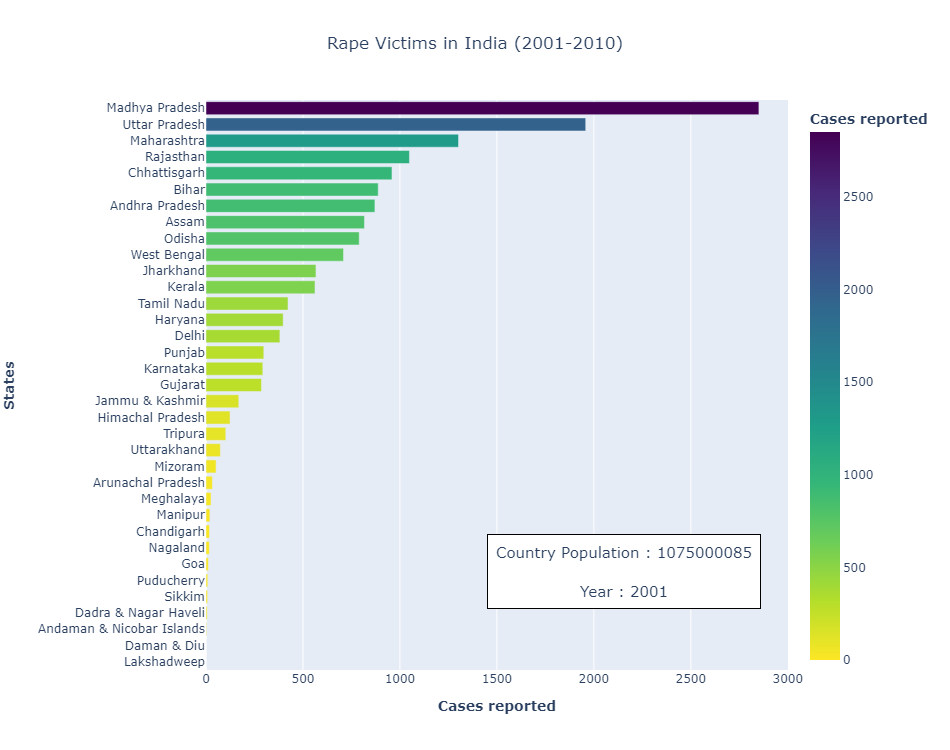

Here is the Python script that generated this plot:
# Importing the libraries
import pandas as pd
import numpy as np
import matplotlib.pyplot as plt
import plotly.express as px
import streamlit as st
from streamlit import config

# Importing the datasets
#@st.cache
rape_victim = pd.read_csv('./Datasets/Victims_of_rape.csv')
country_pop = pd.read_csv('./Datasets/IndiaPopulation_2021.csv')
literacy = pd.read_csv('./Datasets/Literacy.csv')
state_pop = pd.read_csv('./Datasets/State Population.csv')

# CLeaning the datasets
rape_victim = rape_victim[['Area_Name','Year','Subgroup','Rape_Cases_Reported']]
rape_victim.rename({'Area_Name':'State'},axis=1,inplace=True)
rape_victim = rape_victim[rape_victim['Subgroup'] == 'Total Rape Victims'].reset_index().drop(['Subgroup','index'],axis=1)

country_pop = country_pop[(country_pop['Year']>=2001) & (country_pop['Year']<=2010)].sort_values('Year').set_index('Year').drop('GrowthRate',axis=1)

literacy = literacy[['Country/ States/ Union Territories Name','Literacy Rate (Persons) - Total - 2001']]
literacy.rename(columns=({'Country/ States/ Union Territories Name':'State',
                          'Literacy Rate (Persons) - Total - 2001':'Literacy Rate'}),inplace=True)
literacy.State.replace({'A & N Islands':'Andaman & Nicobar Islands',
                       'D & N Haveli':'Dadra & Nagar Haveli',
                       'NCT of Delhi':'Delhi'},inplace=True)
literacy = literacy.drop(0).sort_values('State').reset_index().drop('index',axis=1)

state_pop.columns = state_pop.columns.str.strip()
state_pop = state_pop[['State','Population']]
state_pop.State.replace({'Andaman & Nicobar Islands*':'Andaman & Nicobar Islands',
                         'Chhatisgarh':'Chhattisgarh',
                        'Jammu and Kashmir':'Jammu & Kashmir',
                        'Orissa':'Odisha',
                        'Pondicherry':'Puducherry',
                        'Uttaranchal':'Uttarakhand'},inplace=True)
state_pop = state_pop.drop(35).sort_values('State').reset_index().drop('index',axis=1)

# Merging the datasets
state_pop_and_literacy = pd.merge(state_pop,literacy,on='State')


# Interactive Plotting Function
def plot(Year=2001):

    # Setting up the variables
    rape_victim_plot = rape_victim[rape_victim['Year'] == Year].sort_values('Rape_Cases_Reported').reset_index().drop('index',axis=1)
    final_merge_plot = pd.merge(rape_victim_plot,state_pop_and_literacy,on='State')

    # Plotting with plotly.express
    fig = px.bar(final_merge_plot,x='Rape_Cases_Reported',y='State',orientation='h',title='Rape Victims in India (2001-2010)',
          labels={'Rape_Cases_Reported':'<b>Cases reported</b>','State':'<b>States</b>'},width=950,height=750,
          color='Rape_Cases_Reported',color_continuous_scale='viridis_r',hover_data=['Population', 'Literacy Rate'])
    
    # Setting the x-ticks
    layout = dict(yaxis=dict(tickmode="array",tickvals=final_merge_plot['State']))
    fig.update_layout(layout,title={'x':0.5,'y':0.95})
    
    # Few Annotations
    fig.add_annotation(dict(font=dict(size=15),x=0.5,y=0.12,
                            text="Country Population : {}<br><br>Year : {}".format(country_pop.loc[Year]['Population'],Year),
                            xanchor='left',xref="paper",yref="paper",bgcolor="White",
                            bordercolor="Black",borderpad=8,align='center'))

    return fig

# Adding to webpage
st.set_page_config(layout="wide")
st.title('Rape Victims In India (2001 - 2010)')
st.markdown("***")
st.write('The datasets that were used in this analysis are :')
st.markdown('1. <a href="https://www.kaggle.com/rajanand/crime-in-india?select=20_Victims_of_rape.csv">Rape Victim Dataset</a>',unsafe_allow_html=True)
st.markdown('2. <a href="https://www.kaggle.com/sansuthi/indian-population">Indian Population ( year-wise )</a>',unsafe_allow_html=True)
st.markdown('3. <a href="https://www.kaggle.com/doncorleone92/govt-of-india-literacy-rate">Literacy Rate ( state wise:  census-2001 )</a>',unsafe_allow_html=True)
st.markdown('4. <a href="http://cyberjournalist.org.in/census/cenindia.html">State Population ( census-2001 )</a>',unsafe_allow_html=True)
st.markdown("***")
st.header('Research Question :')
st.subheader('Which state in India had the highest number of rapes reported in a given year across a period of 2001 - 2010?')
st.markdown("***")
st.subheader('Year')
Year = st.slider('',min_value=2001,max_value=2010)
st.write(plot(Year))
